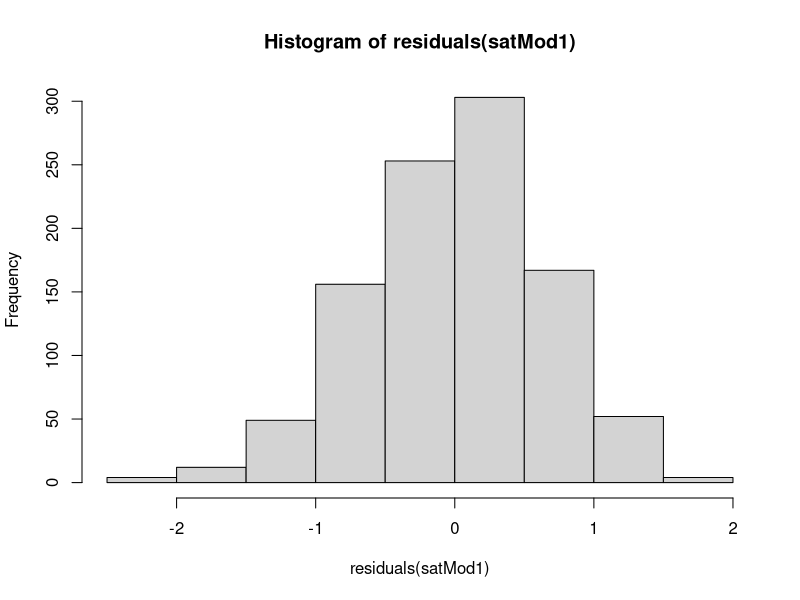

Recreate this plot in R.
## ---- chunk 1
sat <- read.csv('sat.csv')
colnames(sat)
colnames(sat)[1] <- 'sex'
## ---- chunk 2
satMod1 <- lm(sat$FYGPA ~ sat$SATSum)
## ---- chunk 3
hist(residuals(satMod1))
mean(residuals(satMod1))
sum(residuals(satMod1)^2)

summary(satMod1)
## ---- chunk 4
satMod2 <- lm(FYGPA ~ SATM + SATV + HSGPA, data = sat)
sum(residuals(satMod2)^2)
## ---- chunk 5
f <- function(b) sum((sat$FYGPA - (b[1] + b[2]*sat$SATSum))^2)
optim(c(0,0), f)
